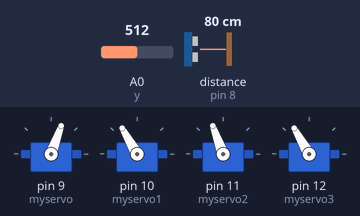
This sketch was run on a simulated Arduino Uno, built with avr-gcc and run on an emulated ATmega328P. Parts: 4 × servo. Wiring (inferred from the names in the program): ultrasonic range finder: trigger pin 7; echo pin 8. The test bench sets the inputs (shaded band); at power-on: distance to the obstacle (sensor on pin 8) 80 cm, A0 (y) = 512. The echo pulse lasts 58.3 µs per cm; what the sketch prints to the serial monitor is not drawn.

Above: at 4.8 s.
4.9 s: distance to the obstacle (sensor on pin 8) set to 17 cm
12.2 s: distance to the obstacle (sensor on pin 8) set to 14 cm
At 19.9 s:
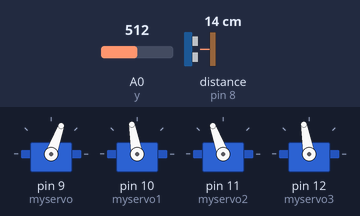
20.5 s: A0 (y) set to 377
25.5 s: A0 (y) set to 361
At 30.9 s:
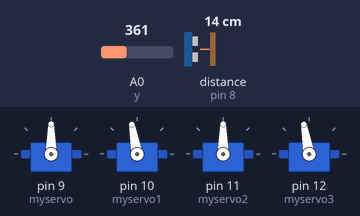
31.5 s: A0 (y) set to 332
36.5 s: A0 (y) set to 310
At 38.4 s:
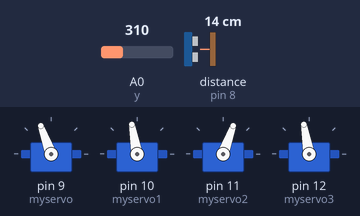
Timing chart, 0 to 39.9 s (numbered marks = the images above; inputs shaded):
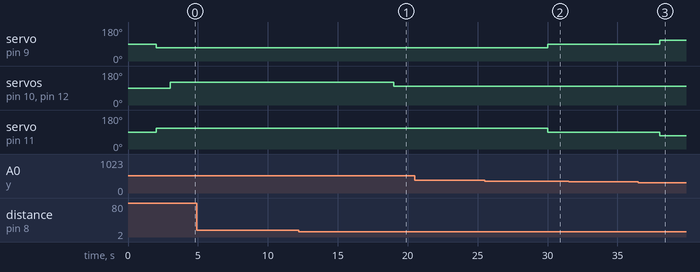

The sketch:

Adaptive_code_Integration.ino
```cpp
#include <Servo.h>
Servo myservo;
Servo myservo1;
Servo myservo2;
Servo myservo3;

const int y        = A0;
int triggerPin = 7;             //triggering on pin 7
int echoPin = 8;

int light_val, press_val, alch_val, adxl_y_val, duration, distance;             //Adding duration and distance;

void setup()
{
  Serial.begin(9600);

   myservo.attach(9);        //MJ-95 First
  myservo1.attach(10);      //small servo1
  myservo2.attach(11);      // MJ-95 second
  myservo3.attach(12);      // small servo2

  pinMode(triggerPin, OUTPUT);  //defining pins
  pinMode(echoPin, INPUT);
}

void loop()
{

//    myservo.write(50);
//    myservo2.write(70);
//    delay(1000);
//    myservo.write(-50);
//    myservo2.write(-70);
//    delay(1000);
    digitalWrite(triggerPin, HIGH);             //triggering the wave(like blinking an LED)
    delayMicroseconds(10);
    digitalWrite(triggerPin, LOW);
    duration = pulseIn(echoPin, HIGH);       //a special function for listening and waiting for the wave
    distance = (duration / 2) / 29.1;     //transforming the number to cm(if you want inches, you have to change the 29.1 with a suitable number
    delay(1000);
    Serial.print(distance);              //printing the numbers
    Serial.print("cm");                  //and the unit
    Serial.println(" ");
    Sensor_Read();
    servo_run();
}

void Sensor_Read()
{


  adxl_y_val = analogRead(y);
  Serial.print("ADXL: ");
  Serial.print(adxl_y_val);
  Serial.print("\t");
  delay(1000);
}

void servo_run()
{
  if ((adxl_y_val > 320) && (adxl_y_val < 370))
  {
    Serial.println("In centre motor");
    myservo.write(90);
    myservo2.write(90);
    delay(1000);
  }
  else if (adxl_y_val >= 370)
  {
    Serial.println("In up motor");
    myservo.write(70);
    myservo2.write(110);
    delay(1000);
  }
  else if (adxl_y_val <= 320)
  {
    Serial.println("In dowm motor");
    myservo.write(110);
    myservo2.write(70);
    delay(1000);
  }

  if ((distance < 15) && (distance > 8))
  {
    Serial.println("In center motor");
    myservo1.write(100);
    myservo3.write(100);
    delay(1000);

  }
  else if (distance >= 15)
  {
    myservo1.write(120);              // tell servo to go to position in variable 'pos'
    myservo3.write(120);
    delay(1000);                       // waits 15ms for the servo to reach the position
  }
  else if (distance <= 8)
  {
    myservo1.write(80);               // tell servo to go to position in variable 'pos'
    myservo3.write(80);
   delay(1000);
  }
}
```

Measured:
- the behaviour switches between 16 and 15 cm on distance to the obstacle (sensor on pin 8) (found by bisection; images 0 and 1)
- the behaviour switches between 370 and 369 on A0 (y) (found by bisection; images 1 and 2)
- the behaviour switches between 321 and 320 on A0 (y) (found by bisection; images 2 and 3)
- after the input at 4.9 s, every drawn part: stays the same
- after the input at 12.2 s, servo on pin 10 (myservo1), servo on pin 12 (myservo3): 120° → 100° after 6.8 s
- after the input at 20.5 s, every drawn part: stays the same
- after the input at 25.5 s, servo on pin 9 (myservo): 70° → 90° after 4.5 s; servo on pin 11 (myservo2): 110° → 90° after 4.5 s
- after the input at 31.5 s, every drawn part: stays the same
- after the input at 36.5 s, servo on pin 9 (myservo): 90° → 110° after 1.5 s; servo on pin 11 (myservo2): 90° → 70° after 1.5 s
